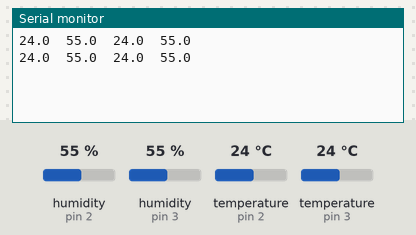
A sketch run on a simulated Arduino Uno, built with avr-gcc and run on an emulated ATmega328P. Shown: the last lines printed to the serial monitor. Inputs (shaded band) come from the test bench; at power-on: humidity (sensors on pin 2, pin 3) 55 %, temperature (sensors on pin 2, pin 3) 24 °C.

Above: at 5.8 s.
5.9 s: humidity (sensor on pin 2) set to 22 %
At 11.4 s:
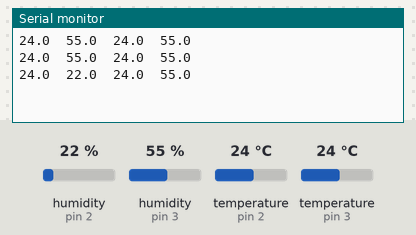
11.9 s: humidity (sensor on pin 3) set to 22 %
At 15.6 s:
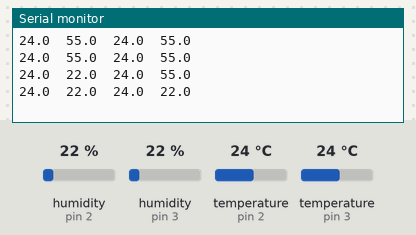
17.9 s: temperature (sensor on pin 2) set to 12 °C
At 21.1 s:
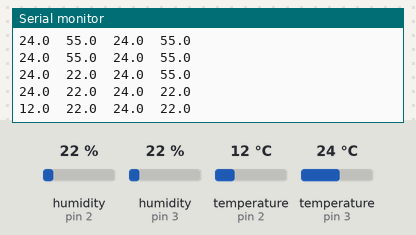
23.9 s: temperature (sensor on pin 3) set to 12 °C
At 26.5 s:
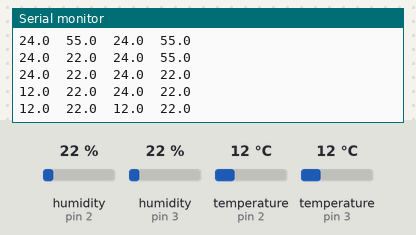
29.9 s: humidity (sensor on pin 2) set to 40 %
At 30.8 s:
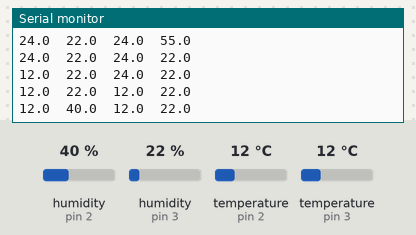
35.9 s: humidity (sensor on pin 3) set to 40 %
At 40.4 s:
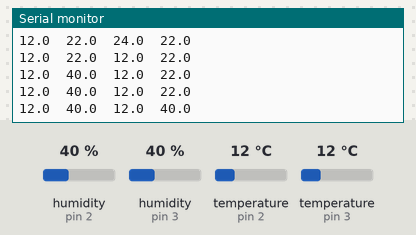
Timing chart, 0 to 41.9 s (numbered marks = the images above; inputs shaded):
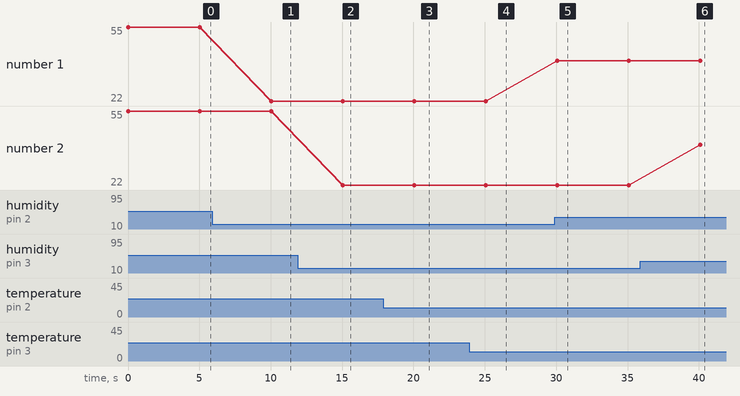

Measured:
- after the input at 5.9 s, the serial monitor: prints a new line after 4.1 s (image 1)
- after the input at 11.9 s, the serial monitor: prints a new line after 3.1 s (image 2)
- after the input at 17.9 s, the serial monitor: prints a new line after 2.2 s (image 3)
- after the input at 23.9 s, the serial monitor: prints a new line after 1.2 s (image 4)
- after the input at 29.9 s, the serial monitor: prints a new line after 0.18 s (image 5)
- after the input at 35.9 s, the serial monitor: prints a new line after 4.2 s (image 6)
- plotted number 1: 55 → 22 after the input at 5.9 s, 22 → 40 after the input at 29.9 s

The sketch:

garden_teensy.ino
```cpp
#include <dht.h>

dht sensorA;
dht sensorB;

void setup() {
  // put your setup code here, to run once:
  Serial.begin(115200);
}

void loop() {
  digitalWrite(13, HIGH);
  sensorA.read22(2);
  sensorB.read22(3);
  Serial.print(sensorA.temperature, 1);
  Serial.print('\t');
  Serial.print(sensorA.humidity, 1);
  Serial.print('\t');
  Serial.print(sensorB.temperature, 1);
  Serial.print('\t');
  Serial.println(sensorB.humidity, 1);
  digitalWrite(13, LOW);

  delay(5000);
}
```
